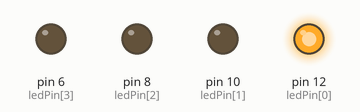
Simulated run of this sketch. Board: Arduino Uno, built with avr-gcc and run on an emulated ATmega328P. Shown: output pins drawn as LEDs (lit = HIGH).

Above: at 0.5 s.
At 2.5 s:
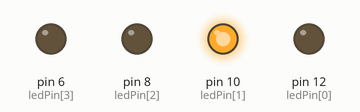
At 4.5 s:
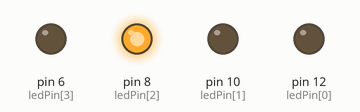
At 6.5 s:
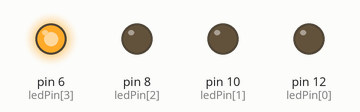
At 9.5 s:
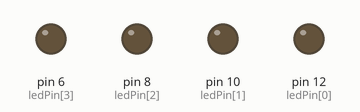
Timing chart, 0 to 10.4 s (numbered marks = the images above):
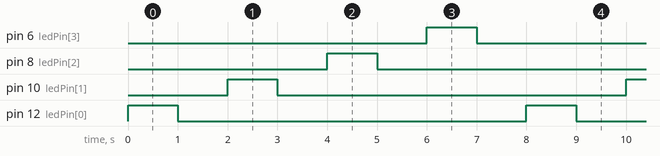

Measured:
- by itself, pin 6 (ledPin[3]), pin 8 (ledPin[2]), pin 10 (ledPin[1]), pin 12 (ledPin[0]): alternates HIGH for 1.0 s and LOW for 7.0 s
- by itself, everything shown: repeats every 8.0 s, in 8 steps

The sketch:

MemoryGameTest3.ino
```cpp
//LEDs im Array blinken lassen
const int ledPin[] = {12, 10, 8, 6};  // LED pins
const int nrLED = 4; // number of LEDs

void setup(){
  for(int x=0; x<nrLED; x++)
  {
    pinMode(ledPin[x], OUTPUT);
  }
}

void loop() {
  for(int x=0; x<nrLED; x++)
  {
    digitalWrite(ledPin[x], HIGH);
    delay(1000);
    digitalWrite(ledPin[x], LOW);
    delay(1000);
  }
}
```
